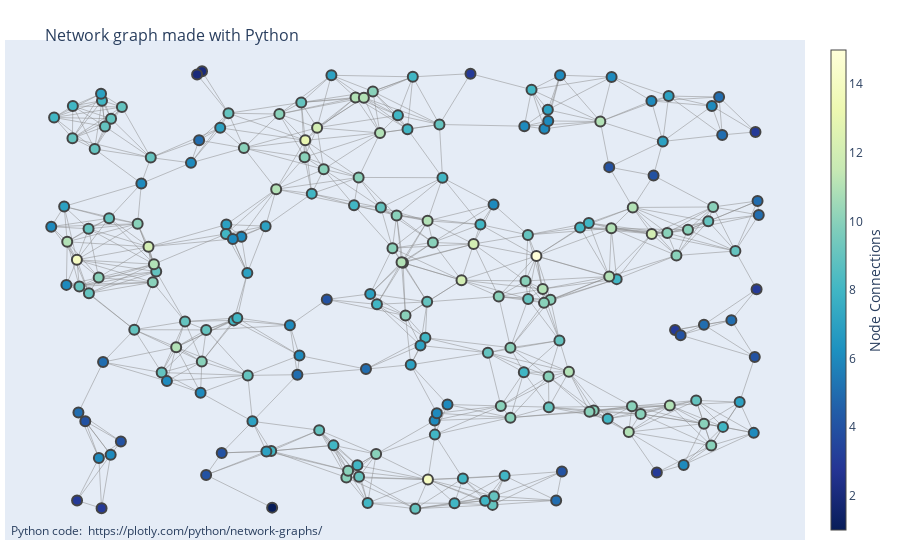

The cell this chart's notebook holds for it:
### Code cell
#| label: fig2cell

fig = go.Figure(data=[edge_trace, node_trace],
             layout=go.Layout(
                height = 600, 
                title='<br>Network graph made with Python',
                titlefont_size=16,
                showlegend=False,
                hovermode='closest',
                margin=dict(b=20,l=5,r=5,t=40),
                annotations=[ dict(
                    text="Python code: <a href='https://plotly.com/python/network-graphs/'> https://plotly.com/python/network-graphs/</a>",
                    showarrow=False,
                    xref="paper", yref="paper",
                    x=0.005, y=-0.002 ) ],
                xaxis=dict(showgrid=False, zeroline=False, showticklabels=False),
                yaxis=dict(showgrid=False, zeroline=False, showticklabels=False))
                )
fig.show()

### Figure 1 — Plotly figure (JSON) as saved in the notebook; plotly's stock layout.template omitted (floating-point values rounded to 4 significant figures; data arrays with more than 128 entries replaced by an {"elided": "..."} marker saying what was removed)
{"data": [{"hoverinfo": "none", "line": {"color": "#888", "width": 0.5}, "mode": "lines", "type": "scatter", "x": {"elided": "2409 float values"}, "y": {"elided": "2409 float values"}}, {"hoverinfo": "text", "marker": {"color": {"elided": "200 int values"}, "colorbar": {"thickness": 15, "title": {"side": "right", "text": "Node Connections"}, "xanchor": "left"}, "colorscale": [[0, "rgb(255,255,217)"], [0.125, "rgb(237,248,177)"], [0.25, "rgb(199,233,180)"], [0.375, "rgb(127,205,187)"], [0.5, "rgb(65,182,196)"], [0.625, "rgb(29,145,192)"], [0.75, "rgb(34,94,168)"], [0.875, "rgb(37,52,148)"], [1, "rgb(8,29,88)"]], "line": {"width": 2}, "reversescale": true, "showscale": true, "size": 10}, "mode": "markers", "text": {"elided": "200 str values"}, "type": "scatter", "x": {"elided": "200 float values"}, "y": {"elided": "200 float values"}}], "layout": {"annotations": [{"showarrow": false, "text": "Python code: <a href='https://plotly.com/python/network-graphs/'> https://plotly.com/python/network-graphs/</a>", "x": 0.005, "xref": "paper", "y": -0.002, "yref": "paper"}], "autosize": true, "hovermode": "closest", "margin": {"b": 20, "l": 5, "r": 5, "t": 40}, "showlegend": false, "title": {"font": {"size": 16}, "text": "<br>Network graph made with Python"}, "xaxis": {"autorange": true, "range": [-0.06389, 1.064], "showgrid": false, "showticklabels": false, "type": "linear", "zeroline": false}, "yaxis": {"autorange": true, "range": [-0.06181, 1.067], "showgrid": false, "showticklabels": false, "type": "linear", "zeroline": false}}}
